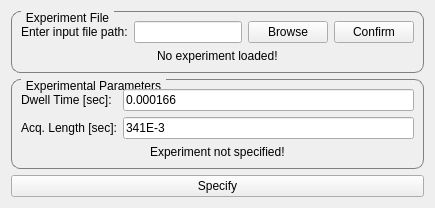
     <widget class="QWidget" name="loadExperimentTab">
      <attribute name="title">
       <string>Load Experiment</string>
      </attribute>
      <layout class="QVBoxLayout" name="verticalLayout_7">
       <item>
        <layout class="QGridLayout" name="loadExpGridLayout">
         <item row="0" column="0" colspan="3">
          <widget class="QGroupBox" name="filenameInputGroupBox">
           <property name="styleSheet">
            <string notr="true">QGroupBox {
	font-size: 12px;
    border: 1px solid gray;
    border-radius: 9px;
    margin-top: 0.5em;
}

QGroupBox::title {
    subcontrol-origin: margin;
    left: 10px;
    padding: 0 3px 0 3px;
}</string>
           </property>
           <property name="title">
            <string>Experiment File</string>
           </property>
           <layout class="QHBoxLayout" name="horizontalLayout_7">
            <item>
             <layout class="QGridLayout" name="filenameGridLayout">
              <item row="0" column="1">
               <widget class="QLineEdit" name="filenameInput">
                <property name="text">
                 <string/>
                </property>
               </widget>
              </item>
              <item row="0" column="0">
               <widget class="QLabel" name="filenameInputLabel">
                <property name="text">
                 <string>Enter input file path:</string>
                </property>
               </widget>
              </item>
              <item row="0" column="3">
               <widget class="QPushButton" name="filenameConfirmButton">
                <property name="text">
                 <string>Confirm</string>
                </property>
                <property name="default">
                 <bool>false</bool>
                </property>
               </widget>
              </item>
              <item row="1" column="0" colspan="4" alignment="Qt::AlignHCenter">
               <widget class="QLabel" name="filenameInfoLabel">
                <property name="text">
                 <string>No experiment loaded!</string>
                </property>
               </widget>
              </item>
              <item row="0" column="2">
               <widget class="QPushButton" name="filenameBrowseButton">
                <property name="text">
                 <string>Browse</string>
                </property>
               </widget>
              </item>
             </layout>
            </item>
           </layout>
          </widget>
         </item>
         <item row="1" column="0" colspan="3">
          <widget class="QGroupBox" name="expParamsGroupBox">
           <property name="sizePolicy">
            <sizepolicy hsizetype="Preferred" vsizetype="Preferred">
             <horstretch>0</horstretch>
             <verstretch>0</verstretch>
            </sizepolicy>
           </property>
           <property name="styleSheet">
            <string notr="true">QGroupBox {
	font-size: 12px;
    border: 1px solid gray;
    border-radius: 9px;
    margin-top: 0.5em;
}

QGroupBox::title {
    subcontrol-origin: margin;
    left: 10px;
    padding: 0 3px 0 3px;
}</string>
           </property>
           <property name="title">
            <string>Experimental Parameters</string>
           </property>
           <layout class="QHBoxLayout" name="horizontalLayout_2">
            <item>
             <layout class="QGridLayout" name="expParamsGridLayout">
              <item row="0" column="1">
               <widget class="QLineEdit" name="dwellTimeInput">
                <property name="text">
                 <string>0.000166</string>
                </property>
               </widget>
              </item>
              <item row="0" column="0">
               <widget class="QLabel" name="dwellTimeLabel">
                <property name="text">
                 <string>Dwell Time [sec]:</string>
                </property>
               </widget>
              </item>
              <item row="1" column="0">
               <widget class="QLabel" name="acqLengthLabel">
                <property name="text">
                 <string>Acq. Length [sec]:</string>
                </property>
               </widget>
              </item>
              <item row="1" column="1">
               <widget class="QLineEdit" name="acqLengthInput">
                <property name="text">
                 <string>341E-3</string>
                </property>
               </widget>
              </item>
              <item row="2" column="0" colspan="2" alignment="Qt::AlignHCenter">
               <widget class="QLabel" name="specExpInfoLabel">
                <property name="text">
                 <string>Experiment not specified!</string>
                </property>
               </widget>
              </item>
             </layout>
            </item>
           </layout>
          </widget>
         </item>
         <item row="2" column="0" colspan="3">
          <widget class="QPushButton" name="specExpButton">
           <property name="text">
            <string>Specify</string>
           </property>
          </widget>
         </item>
        </layout>
       </item>
      </layout>
     </widget>
